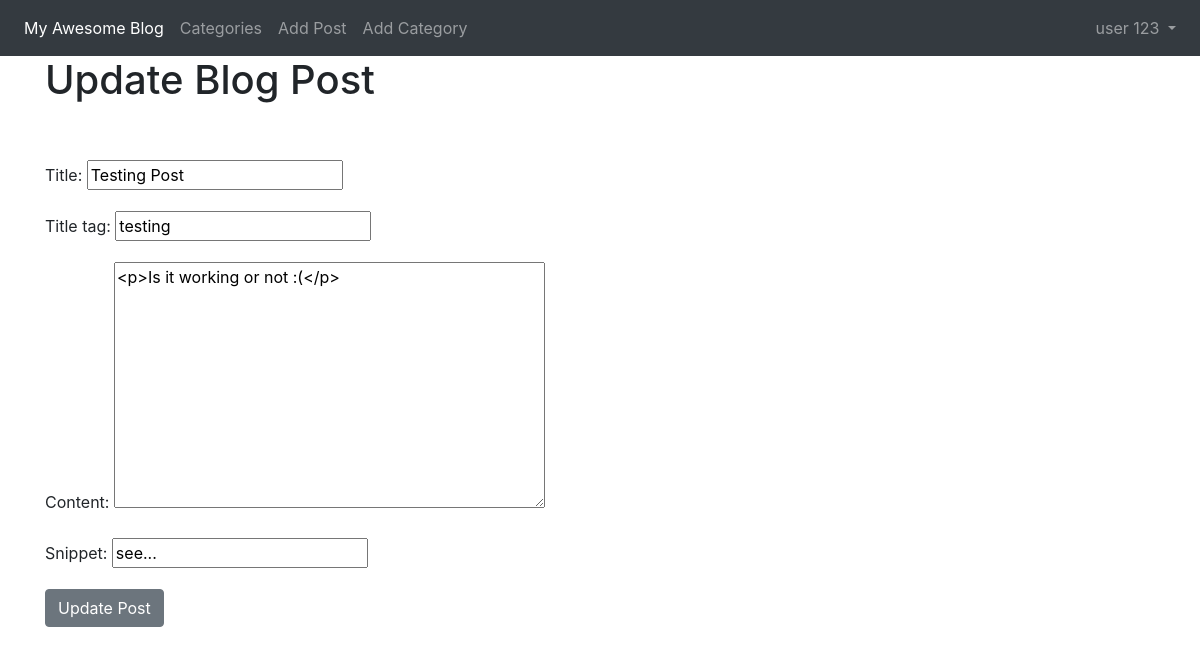
The app's page /blog/article_edit/11 (signed in) with its own data.
### Blogapp/models.py (models this page shows, shortened)
class Post(models.Model):
    title = models.CharField(max_length=30)
    title_tag = models.CharField(max_length=30)
    author = models.ForeignKey(User, on_delete=models.CASCADE)
    content = RichTextField(blank=True, null=True)
    header_image = models.ImageField(null=True, blank=True,upload_to="images/")
    snippet = models.CharField(max_length=30)
    category = models.CharField(max_length=30,default='uncategorized')
    post_date = models.DateField(auto_now_add=True)
    likes = models.ManyToManyField(User, related_name = 'blog_posts')

### Blogapp/views.py (the view)
# urls.py: path('article_edit/<int:pk>', UpdatePostView.as_view(), name='update_post'),
class UpdatePostView(UpdateView):
    model = Post
    template_name = 'Blogapp/update_post.html'
    fields = ('title','title_tag','content','snippet')

### Blogapp/templates/Blogapp/update_post.html (shortened to what this page needs)
{% extends 'Blogapp/base.html' %}
{% block content %}
{% if user.is_authenticated %}
  {% if user.id == post.author.id %}
      <h1>Update Blog Post</h1><br><br>
      <div class="form-group">
      <form method="post">
        {{ form.as_p }}
        <button class="btn btn-secondary">Update Post</button>
      </form>
      </div>
    {% else %}
        <h4>You're not allowed here !</h4>
    {% endif %}
{% else %}
  You're not allowed here !
{% endif %}
{% endblock %}

### Blogapp/templates/Blogapp/base.html (shortened to what this page needs)
<!doctype html>
<html lang="en">
  <head>
    <link rel="stylesheet" href="https://stackpath.bootstrapcdn.com/bootstrap/4.5.0/css/bootstrap.min.css">
  </head>
  <body>
    <nav class="navbar navbar-expand-lg navbar-dark bg-dark">
  <div class="collapse navbar-collapse" id="navbarSupportedContent">
    <ul class="navbar-nav mr-auto">
      <li class="nav-item active">
        <a class="nav-link" href="{% url 'home' %}">My Awesome Blog<span class="sr-only">(current)</span></a>
      </li>
      {% if cat_menu %}
      <li class="nav-item dropdown">
        <a class="nav-link dropdown-toggle" href="#" id="navbarDropdown" role="button" data-toggle="dropdown" aria-haspopup="true" aria-expanded="false">
          Categories
        </a>
        <div class="dropdown-menu" aria-labelledby="navbarDropdown">
          {% for item in cat_menu %}
          <a class="dropdown-item" href="{% url 'category' item|slugify %}">{{ item }}</a>
          {% endfor %}
        </div>
      </li>
      {% else %}
      <li class="nav-item">
        <a class="nav-link" href="{% url 'category_list' %}">Categories</a>
      </li>
      {% endif %}
      {% if user.is_authenticated %}
      <li class="nav-item">
        <a class="nav-link" href="{% url 'add_post' %}">Add Post</a>
      </li>
      <li class="nav-item">
        <a class="nav-link" href="{% url 'add_category' %}">Add Category</a>
      </li>
      {% endif %}
    </ul>
{% if user.is_authenticated %}
    <ul class="navbar-nav ml-auto">
      <li class="nav-item dropdown">
       <a class="nav-link dropdown-toggle" href="#" id="navbarDropdown" role="button" data-toggle="dropdown" aria-haspopup="true" aria-expanded="false">
         {{ user.first_name }}
         {{ user.last_name }}
       </a>
     </li>
    </ul>
{% endif %}
  </div>
</nav>
    <div class="container">
      {% block content %}
      {% endblock %}
    </div>
  </body>
</html>

### records on screen
Post: title "Testing Post", title_tag "testing", content "<p>Is it working or not :(</p>", snippet "see..."

### other values on screen
{{ user.first_name }} "user"
{{ user.last_name }} "123"
